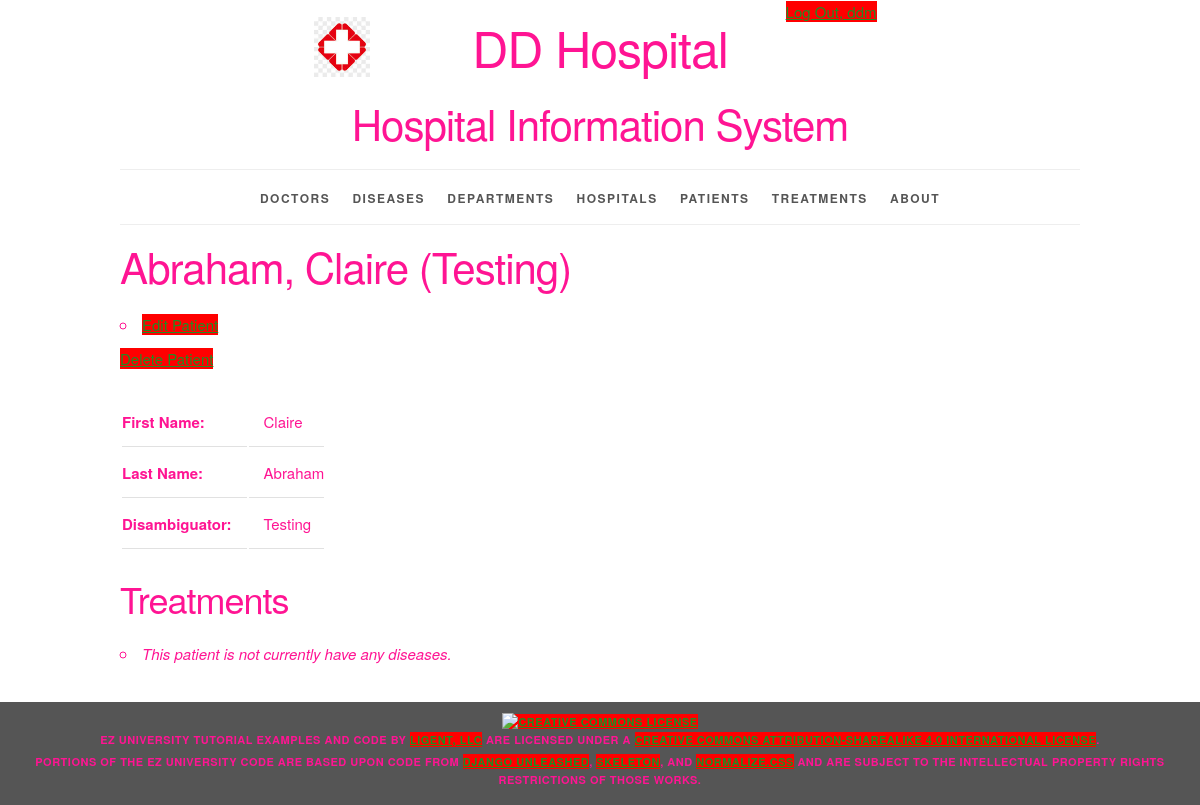
The app's page /patient/90/ (signed in) with its own data.
### sysinfo/models.py (models this page shows, shortened)
class Patient(models.Model):
    patient_id = models.AutoField(primary_key=True)
    first_name = models.CharField(max_length=45)
    last_name = models.CharField(max_length=45)
    disambiguator = models.CharField(max_length=45, blank=True, default='')
    def __str__(self):
        result = ''
        if self.disambiguator == '':
            result = f'{self.last_name}, {self.first_name}'
        else:
            result = f'{self.last_name}, {self.first_name} ({self.disambiguator})'
        return result
    def get_update_url(self):
        return reverse('sysinfo_patient_update_urlpattern',
                       kwargs={'pk': self.pk}
                       )
    def get_delete_url(self):
        return reverse('sysinfo_patient_delete_urlpattern',
                       kwargs={'pk': self.pk}
                       )
    class Meta:
        ordering = ['last_name', 'first_name', 'disambiguator']
        constraints = [
            UniqueConstraint(fields=['last_name', 'first_name', 'disambiguator'],
                             name='unique_patient')
        ]

### sysinfo/views.py (the view)
class PatientDetail(LoginRequiredMixin, PermissionRequiredMixin, DetailView):
    model = Patient
    permission_required = 'sysinfo.view_patient'
    def get_context_data(self, **kwargs):
        context = super(DetailView, self).get_context_data(**kwargs)
        patient = self.get_object()
        treatment_list = patient.treatments.all()
        context['treatment_list'] = treatment_list
        return context

### sysinfo/templates/sysinfo/patient_detail.html (shortened to what this page needs)
{% extends 'sysinfo/base.html' %}
{% block content %}
    <h2>{{ patient }}</h2>
    <ul>
        <li>
          <a href="{{ patient.get_update_url }}">
            Edit Patient</a></li>
          <a href="{{ patient.get_delete_url }}">
            Delete Patient</a></li>
    </ul>
    <section>
        <table>
            <tr>
                <th>First Name:</th>
                <td>{{ patient.first_name }}</td>
            </tr>
            <tr>
                <th>Last Name:</th>
                <td>{{ patient.last_name }}</td>
            </tr>
            {% if patient.disambiguator %}
                <tr>
                    <th>Disambiguator:</th>
                    <td>{{ patient.disambiguator }}</td>
                </tr>
            {% endif %}
        </table>
    </section>
    <section>
        <h3>Treatments</h3>
        <ul>
            {% for treatment in treatment_list %}
                <li>
                    <a href="{{ treatment.get_absolute_url }}">{{ treatment.section }}</a>
                </li>
            {% empty %}
                <li><em>This patient is not currently have any diseases.</em></li>
            {% endfor %}
        </ul>
    </section>
{% endblock %}

### sysinfo/templates/sysinfo/base.html (shortened to what this page needs)
{% load static %}
<!DOCTYPE html>
<html lang="en">
<head>
    <link rel="stylesheet" type="text/css"
          href="{% static 'sysinfo/normalize.css' %}">
    <link rel="stylesheet" type="text/css"
          href="{% static 'sysinfo/skeleton.css' %}">
    <link rel="stylesheet" type="text/css"
          href="{% static 'sysinfo/style.css' %}">
</head>
<body>
<div class="container">
    <div class="status row">
        <div class="offset-by-eight four columns">
            <ul class="inline">
                {% if user.is_authenticated %}
                    <li><a href="{% url 'logout_urlpattern' %}">
                        Log Out, {{ user.get_username }}</a></li>
                {% else %}
                    <li><a href="{% url 'login_urlpattern' %}">
                        Log In</a></li>
                {% endif %}
            </ul>
        </div>
    </div>
    <header class="row">
        <div class="offset-by-one ten columns">
            <h1 class="logo">DD Hospital</h1>
            <h2>Hospital Information System</h2>
        </div>
    </header>
    <nav>
        <ul>
            {% if perms.sysinfo.view_doctor %}
                <li>
                    <a href="{% url 'sysinfo_doctor_list_urlpattern' %}">
                        Doctors</a></li>
            {% endif %}
            {% if perms.sysinfo.view_disease %}
                <li>
                    <a href="{% url 'sysinfo_disease_list_urlpattern' %}">
                        Diseases</a></li>
            {% endif %}
            {% if perms.sysinfo.view_department %}
                <li>
                    <a href="{% url 'sysinfo_department_list_urlpattern' %}">
                        Departments</a></li>
            {% endif %}
            {% if perms.sysinfo.view_hospital %}
                <li>
                    <a href="{% url 'sysinfo_hospital_list_urlpattern' %}">
                        Hospitals</a></li>
            {% endif %}
            {% if perms.sysinfo.view_patient %}
                <li>
                    <a href="{% url 'sysinfo_patient_list_urlpattern' %}">
                        Patients</a></li>
            {% endif %}
            {% if perms.sysinfo.view_treatment %}
                <li>
                    <a href="{% url 'sysinfo_treatment_list_urlpattern' %}">
                        Treatments</a></li>
            {% endif %}
            <li>
                <a href="{% url 'about_urlpattern' %}">
                    About</a></li>
        </ul>
    </nav>
    <main>
        {% block content %}{% endblock %}
    </main>
</div>
<footer>
    <p>
        <a rel="license" href="http://creativecommons.org/licenses/by-sa/4.0/">
            <img alt="Creative Commons License" style="border-width:0"
                 src="https://i.creativecommons.org/l/by-sa/4.0/88x31.png"/>
        </a><br/><span property="dct:title">EZ University Tutorial Examples and Code</span>
        by
        <a href="https://www.ligent.net" property="cc:attributionName"
           rel="cc:attributionURL">Ligent, LLC</a> are licensed under a
        <a rel="license" href="http://creativecommons.org/licenses/by-sa/4.0/">Creative Commons Attribution-ShareAlike
            4.0 International License</a>.
    </p>
    <p>Portions of the EZ University code are based upon code from
        <a href="https://django-unleashed.com">Django Unleashed</a>,
        <a href="http://getskeleton.com/">Skeleton</a>, and
        <a href="https://necolas.github.io/normalize.css/">Normalize.css</a> and
        are subject to the intellectual property rights restrictions of those works.
    </p>
</footer>
</body>
</html>

### sysinfo/static/sysinfo/skeleton.css (style rules this page uses)
.container { position: relative; width: 100%; max-width: 960px; margin: 0 auto; padding: 0 20px; box-sizing: border-box; }
.column, .columns { width: 100%; float: left; box-sizing: border-box; }
@media (min-width: 400px) { .container { width: 85%; padding: 0; } }
@media (min-width: 550px) { .container { width: 80%; } }
@media (min-width: 550px) { .column, .columns { margin-left: 4%; } }
@media (min-width: 550px) { .column:first-child, .columns:first-child { margin-left: 0; } }
@media (min-width: 550px) { .four.columns { width: 30.6666666667%; } }
@media (min-width: 550px) { .ten.columns { width: 82.6666666667%; } }
@media (min-width: 550px) { .offset-by-one.column, .offset-by-one.columns { margin-left: 8.66666666667%; } }
@media (min-width: 550px) { .offset-by-eight.column, .offset-by-eight.columns { margin-left: 69.3333333333%; } }
html { font-size: 62.5%; }
body { font-size: 1.5em; line-height: 1.6; font-weight: 400; font-family: "Raleway", "HelveticaNeue", "Helvetica Neue", Helvetica, Arial, sans-serif; color: #FF1493; }
h1, h2, h3, h4, h5, h6 { margin-top: 0; margin-bottom: 2rem; font-weight: 300; }
h1 { font-size: 4.0rem; line-height: 1.2; letter-spacing: -.1rem; }
h2 { font-size: 3.6rem; line-height: 1.25; letter-spacing: -.1rem; }
h3 { font-size: 3.0rem; line-height: 1.3; letter-spacing: -.1rem; }
@media (min-width: 550px) { h1 { font-size: 5.0rem; } }
@media (min-width: 550px) { h2 { font-size: 4.2rem; } }
@media (min-width: 550px) { h3 { font-size: 3.6rem; } }
p { margin-top: 0; }
a { color: #228B22; }
ul { list-style: circle inside; }
ol, ul { padding-left: 0; margin-top: 0; }
li { margin-bottom: 1rem; }
th, td { padding: 12px 15px; text-align: left; border-bottom: 1px solid #E1E1E1; }
th:first-child, td:first-child { padding-left: 0; }
th:last-child, td:last-child { padding-right: 0; }
pre, blockquote, dl, figure, table, p, ul, ol, form { margin-bottom: 2.5rem; }
.container:after, .row:after, .u-cf { content: ""; display: table; clear: both; }

### sysinfo/static/sysinfo/style.css (style rules this page uses)
html { height: 100%; background-color: #555; }
body { background-color: white; }
body>div>header { text-align: center;; }
header h1 { display: inline-block; font-weight: normal; font-style: normal; width: 100%; margin-top: 0; padding-top: 0; }
.logo { padding-top: 50px; background-image: url("/static/sysinfo/logo.png"); background-size: 50px; background-repeat: no-repeat; background-position: top; }
@media (min-width: 750px) { .logo { padding-top: 0; background-size: contain; background-position: 0% 0%; } }
@media (min-width: 1000px) { .logo { background-position: 10% 0%; } }
@media (min-width: 1200px) { .logo { background-position: 15% 0%; } }
nav { border-top: 1px solid #eee; width: 100%; border-bottom: 1px solid #eee; margin: 0 0 1em; padding: 0; }
nav ul { margin: 0; padding: 1em 0; list-style-type: none; text-align: center; }
nav ul li { display: inline; padding: 0; margin: 0 0.25em; font-weight: 600; text-transform: uppercase; text-align: center; font-size: 1rem; letter-spacing: .10rem; }
@media (min-width: 400px) { nav ul li { letter-spacing: .15rem; font-size: 1.2rem; margin: 0 0.5em; } }
@media (min-width: 550px) { nav ul li { margin: 0 0.75em; } }
nav ul li a { color: #555; text-decoration: none; background-color: transparent; cursor: pointer; }
.inline { list-style-type: none; padding: 0; margin: 0 0 -0.5em; }
.inline li { display: inline; }
body>footer { width: 100%; background-color: #555; font-size: 1.1rem; letter-spacing: .05rem; font-weight: 600; text-transform: uppercase; text-align: center; padding: 1em 0; margin: 1em 0; }
body>footer p { margin-bottom: 0.5rem; }

### records on screen
Patient: disambiguator+last_name+first_name "Abraham, Claire (Testing)", first_name "Claire", last_name "Abraham", disambiguator "Testing"

### other values on screen
{{ user.get_username }} "ddm"
